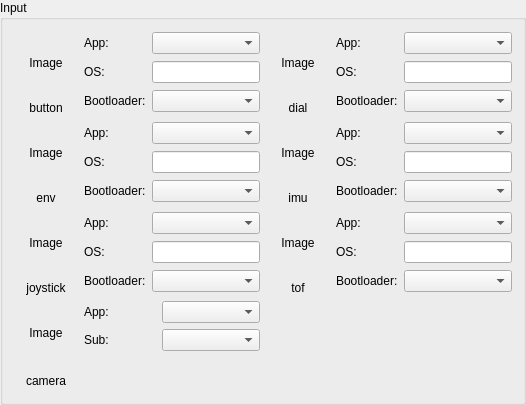
      <widget class="QGroupBox" name="groupBox">
       <property name="title">
        <string>Input</string>
       </property>
       <layout class="QGridLayout" name="gridLayout_2">
        <item row="0" column="0">
         <layout class="QHBoxLayout" name="horizontalLayout_2">
          <item>
           <layout class="QVBoxLayout" name="verticalLayout">
            <item>
             <widget class="QLabel" name="button_image">
              <property name="sizePolicy">
               <sizepolicy hsizetype="Fixed" vsizetype="Fixed">
                <horstretch>0</horstretch>
                <verstretch>0</verstretch>
               </sizepolicy>
              </property>
              <property name="minimumSize">
               <size>
                <width>64</width>
                <height>64</height>
               </size>
              </property>
              <property name="maximumSize">
               <size>
                <width>64</width>
                <height>64</height>
               </size>
              </property>
              <property name="frameShape">
               <enum>QFrame::NoFrame</enum>
              </property>
              <property name="text">
               <string>Image</string>
              </property>
              <property name="alignment">
               <set>Qt::AlignCenter</set>
              </property>
             </widget>
            </item>
            <item>
             <widget class="QLabel" name="label">
              <property name="frameShape">
               <enum>QFrame::NoFrame</enum>
              </property>
              <property name="text">
               <string>button</string>
              </property>
              <property name="alignment">
               <set>Qt::AlignCenter</set>
              </property>
             </widget>
            </item>
           </layout>
          </item>
          <item>
           <layout class="QGridLayout" name="gridLayout">
            <item row="0" column="0">
             <widget class="QLabel" name="label_2">
              <property name="text">
               <string>App:</string>
              </property>
             </widget>
            </item>
            <item row="0" column="1">
             <widget class="QComboBox" name="button_app_combobox"/>
            </item>
            <item row="1" column="0">
             <widget class="QLabel" name="label_3">
              <property name="text">
               <string>OS:</string>
              </property>
             </widget>
            </item>
            <item row="1" column="1">
             <widget class="QLineEdit" name="button_os_text">
              <property name="readOnly">
               <bool>true</bool>
              </property>
             </widget>
            </item>
            <item row="2" column="0">
             <widget class="QLabel" name="label_4">
              <property name="text">
               <string>Bootloader:</string>
              </property>
             </widget>
            </item>
            <item row="2" column="1">
             <widget class="QComboBox" name="button_bootloader_combobox"/>
            </item>
           </layout>
          </item>
         </layout>
        </item>
        <item row="0" column="1">
         <layout class="QHBoxLayout" name="horizontalLayout_4">
          <item>
           <layout class="QVBoxLayout" name="verticalLayout_3">
            <item>
             <widget class="QLabel" name="dial_image">
              <property name="sizePolicy">
               <sizepolicy hsizetype="Fixed" vsizetype="Fixed">
                <horstretch>0</horstretch>
                <verstretch>0</verstretch>
               </sizepolicy>
              </property>
              <property name="minimumSize">
               <size>
                <width>64</width>
                <height>64</height>
               </size>
              </property>
              <property name="maximumSize">
               <size>
                <width>64</width>
                <height>64</height>
               </size>
              </property>
              <property name="frameShape">
               <enum>QFrame::NoFrame</enum>
              </property>
              <property name="text">
               <string>Image</string>
              </property>
              <property name="alignment">
               <set>Qt::AlignCenter</set>
              </property>
             </widget>
            </item>
            <item>
             <widget class="QLabel" name="label_9">
              <property name="frameShape">
               <enum>QFrame::NoFrame</enum>
              </property>
              <property name="text">
               <string>dial</string>
              </property>
              <property name="alignment">
               <set>Qt::AlignCenter</set>
              </property>
             </widget>
            </item>
           </layout>
          </item>
          <item>
           <layout class="QGridLayout" name="gridLayout_3">
            <item row="0" column="0">
             <widget class="QLabel" name="label_10">
              <property name="text">
               <string>App:</string>
              </property>
             </widget>
            </item>
            <item row="0" column="1">
             <widget class="QComboBox" name="dial_app_combobox"/>
            </item>
            <item row="1" column="0">
             <widget class="QLabel" name="label_11">
              <property name="text">
               <string>OS:</string>
              </property>
             </widget>
            </item>
            <item row="1" column="1">
             <widget class="QLineEdit" name="dial_os_text">
              <property name="readOnly">
               <bool>true</bool>
              </property>
             </widget>
            </item>
            <item row="2" column="0">
             <widget class="QLabel" name="label_12">
              <property name="text">
               <string>Bootloader:</string>
              </property>
             </widget>
            </item>
            <item row="2" column="1">
             <widget class="QComboBox" name="dial_bootloader_combobox"/>
            </item>
           </layout>
          </item>
         </layout>
        </item>
        <item row="1" column="0">
         <layout class="QHBoxLayout" name="horizontalLayout_5">
          <item>
           <layout class="QVBoxLayout" name="verticalLayout_4">
            <item>
             <widget class="QLabel" name="env_image">
              <property name="sizePolicy">
               <sizepolicy hsizetype="Fixed" vsizetype="Fixed">
                <horstretch>0</horstretch>
                <verstretch>0</verstretch>
               </sizepolicy>
              </property>
              <property name="minimumSize">
               <size>
                <width>64</width>
                <height>64</height>
               </size>
              </property>
              <property name="maximumSize">
               <size>
                <width>64</width>
                <height>64</height>
               </size>
              </property>
              <property name="frameShape">
               <enum>QFrame::NoFrame</enum>
              </property>
              <property name="text">
               <string>Image</string>
              </property>
              <property name="alignment">
               <set>Qt::AlignCenter</set>
              </property>
             </widget>
            </item>
            <item>
             <widget class="QLabel" name="label_13">
              <property name="frameShape">
               <enum>QFrame::NoFrame</enum>
              </property>
              <property name="text">
               <string>env</string>
              </property>
              <property name="alignment">
               <set>Qt::AlignCenter</set>
              </property>
             </widget>
            </item>
           </layout>
          </item>
          <item>
           <layout class="QGridLayout" name="gridLayout_4">
            <item row="0" column="0">
             <widget class="QLabel" name="label_14">
              <property name="text">
               <string>App:</string>
              </property>
             </widget>
            </item>
            <item row="0" column="1">
             <widget class="QComboBox" name="env_app_combobox"/>
            </item>
            <item row="1" column="0">
             <widget class="QLabel" name="label_15">
              <property name="text">
               <string>OS:</string>
              </property>
             </widget>
            </item>
            <item row="1" column="1">
             <widget class="QLineEdit" name="env_os_text">
              <property name="readOnly">
               <bool>true</bool>
              </property>
             </widget>
            </item>
            <item row="2" column="0">
             <widget class="QLabel" name="label_16">
              <property name="text">
               <string>Bootloader:</string>
              </property>
             </widget>
            </item>
            <item row="2" column="1">
             <widget class="QComboBox" name="env_bootloader_combobox"/>
            </item>
           </layout>
          </item>
         </layout>
        </item>
        <item row="1" column="1">
         <layout class="QHBoxLayout" name="horizontalLayout_6">
          <item>
           <layout class="QVBoxLayout" name="verticalLayout_5">
            <item>
             <widget class="QLabel" name="imu_image">
              <property name="sizePolicy">
               <sizepolicy hsizetype="Fixed" vsizetype="Fixed">
                <horstretch>0</horstretch>
                <verstretch>0</verstretch>
               </sizepolicy>
              </property>
              <property name="minimumSize">
               <size>
                <width>64</width>
                <height>64</height>
               </size>
              </property>
              <property name="maximumSize">
               <size>
                <width>64</width>
                <height>64</height>
               </size>
              </property>
              <property name="frameShape">
               <enum>QFrame::NoFrame</enum>
              </property>
              <property name="text">
               <string>Image</string>
              </property>
              <property name="alignment">
               <set>Qt::AlignCenter</set>
              </property>
             </widget>
            </item>
            <item>
             <widget class="QLabel" name="label_17">
              <property name="frameShape">
               <enum>QFrame::NoFrame</enum>
              </property>
              <property name="text">
               <string>imu</string>
              </property>
              <property name="alignment">
               <set>Qt::AlignCenter</set>
              </property>
             </widget>
            </item>
           </layout>
          </item>
          <item>
           <layout class="QGridLayout" name="gridLayout_5">
            <item row="0" column="0">
             <widget class="QLabel" name="label_18">
              <property name="text">
               <string>App:</string>
              </property>
             </widget>
            </item>
            <item row="0" column="1">
             <widget class="QComboBox" name="imu_app_combobox"/>
            </item>
            <item row="1" column="0">
             <widget class="QLabel" name="label_19">
              <property name="text">
               <string>OS:</string>
              </property>
             </widget>
            </item>
            <item row="1" column="1">
             <widget class="QLineEdit" name="imu_os_text">
              <property name="readOnly">
               <bool>true</bool>
              </property>
             </widget>
            </item>
            <item row="2" column="0">
             <widget class="QLabel" name="label_20">
              <property name="text">
               <string>Bootloader:</string>
              </property>
             </widget>
            </item>
            <item row="2" column="1">
             <widget class="QComboBox" name="imu_bootloader_combobox"/>
            </item>
           </layout>
          </item>
         </layout>
        </item>
        <item row="2" column="0">
         <layout class="QHBoxLayout" name="horizontalLayout_7">
          <item>
           <layout class="QVBoxLayout" name="verticalLayout_6">
            <item>
             <widget class="QLabel" name="joystick_image">
              <property name="sizePolicy">
               <sizepolicy hsizetype="Fixed" vsizetype="Fixed">
                <horstretch>0</horstretch>
                <verstretch>0</verstretch>
               </sizepolicy>
              </property>
              <property name="minimumSize">
               <size>
                <width>64</width>
                <height>64</height>
               </size>
              </property>
              <property name="maximumSize">
               <size>
                <width>64</width>
                <height>64</height>
               </size>
              </property>
              <property name="frameShape">
               <enum>QFrame::NoFrame</enum>
              </property>
              <property name="text">
               <string>Image</string>
              </property>
              <property name="alignment">
               <set>Qt::AlignCenter</set>
              </property>
             </widget>
            </item>
            <item>
             <widget class="QLabel" name="label_21">
              <property name="frameShape">
               <enum>QFrame::NoFrame</enum>
              </property>
              <property name="text">
               <string>joystick</string>
              </property>
              <property name="alignment">
               <set>Qt::AlignCenter</set>
              </property>
             </widget>
            </item>
           </layout>
          </item>
          <item>
           <layout class="QGridLayout" name="gridLayout_6">
            <item row="0" column="0">
             <widget class="QLabel" name="label_22">
              <property name="text">
               <string>App:</string>
              </property>
             </widget>
            </item>
            <item row="0" column="1">
             <widget class="QComboBox" name="joystick_app_combobox"/>
            </item>
            <item row="1" column="0">
             <widget class="QLabel" name="label_23">
              <property name="text">
               <string>OS:</string>
              </property>
             </widget>
            </item>
            <item row="1" column="1">
             <widget class="QLineEdit" name="joystick_os_text">
              <property name="readOnly">
               <bool>true</bool>
              </property>
             </widget>
            </item>
            <item row="2" column="0">
             <widget class="QLabel" name="label_24">
              <property name="text">
               <string>Bootloader:</string>
              </property>
             </widget>
            </item>
            <item row="2" column="1">
             <widget class="QComboBox" name="joystick_bootloader_combobox"/>
            </item>
           </layout>
          </item>
         </layout>
        </item>
        <item row="2" column="1">
         <layout class="QHBoxLayout" name="horizontalLayout_8">
          <item>
           <layout class="QVBoxLayout" name="verticalLayout_7">
            <item>
             <widget class="QLabel" name="tof_image">
              <property name="sizePolicy">
               <sizepolicy hsizetype="Fixed" vsizetype="Fixed">
                <horstretch>0</horstretch>
                <verstretch>0</verstretch>
               </sizepolicy>
              </property>
              <property name="minimumSize">
               <size>
                <width>64</width>
                <height>64</height>
               </size>
              </property>
              <property name="maximumSize">
               <size>
                <width>64</width>
                <height>64</height>
               </size>
              </property>
              <property name="frameShape">
               <enum>QFrame::NoFrame</enum>
              </property>
              <property name="text">
               <string>Image</string>
              </property>
              <property name="alignment">
               <set>Qt::AlignCenter</set>
              </property>
             </widget>
            </item>
            <item>
             <widget class="QLabel" name="label_25">
              <property name="frameShape">
               <enum>QFrame::NoFrame</enum>
              </property>
              <property name="text">
               <string>tof</string>
              </property>
              <property name="alignment">
               <set>Qt::AlignCenter</set>
              </property>
             </widget>
            </item>
           </layout>
          </item>
          <item>
           <layout class="QGridLayout" name="gridLayout_7">
            <item row="0" column="0">
             <widget class="QLabel" name="label_26">
              <property name="text">
               <string>App:</string>
              </property>
             </widget>
            </item>
            <item row="0" column="1">
             <widget class="QComboBox" name="tof_app_combobox"/>
            </item>
            <item row="1" column="0">
             <widget class="QLabel" name="label_27">
              <property name="text">
               <string>OS:</string>
              </property>
             </widget>
            </item>
            <item row="1" column="1">
             <widget class="QLineEdit" name="tof_os_text">
              <property name="readOnly">
               <bool>true</bool>
              </property>
             </widget>
            </item>
            <item row="2" column="0">
             <widget class="QLabel" name="label_28">
              <property name="text">
               <string>Bootloader:</string>
              </property>
             </widget>
            </item>
            <item row="2" column="1">
             <widget class="QComboBox" name="tof_bootloader_combobox"/>
            </item>
           </layout>
          </item>
         </layout>
        </item>
        <item row="3" column="0">
         <layout class="QHBoxLayout" name="horizontalLayout_13">
          <item>
           <layout class="QVBoxLayout" name="verticalLayout_14">
            <item>
             <widget class="QLabel" name="camera_image">
              <property name="sizePolicy">
               <sizepolicy hsizetype="Fixed" vsizetype="Fixed">
                <horstretch>0</horstretch>
                <verstretch>0</verstretch>
               </sizepolicy>
              </property>
              <property name="minimumSize">
               <size>
                <width>64</width>
                <height>64</height>
               </size>
              </property>
              <property name="maximumSize">
               <size>
                <width>64</width>
                <height>64</height>
               </size>
              </property>
              <property name="frameShape">
               <enum>QFrame::NoFrame</enum>
              </property>
              <property name="text">
               <string>Image</string>
              </property>
              <property name="alignment">
               <set>Qt::AlignCenter</set>
              </property>
             </widget>
            </item>
            <item>
             <widget class="QLabel" name="label_53">
              <property name="frameShape">
               <enum>QFrame::NoFrame</enum>
              </property>
              <property name="text">
               <string>camera</string>
              </property>
              <property name="alignment">
               <set>Qt::AlignCenter</set>
              </property>
             </widget>
            </item>
           </layout>
          </item>
          <item>
           <layout class="QGridLayout" name="gridLayout_12">
            <item row="1" column="1">
             <widget class="QComboBox" name="camera_sub_combobox">
              <property name="sizePolicy">
               <sizepolicy hsizetype="Expanding" vsizetype="Fixed">
                <horstretch>0</horstretch>
                <verstretch>0</verstretch>
               </sizepolicy>
              </property>
             </widget>
            </item>
            <item row="0" column="0">
             <widget class="QLabel" name="label_60">
              <property name="minimumSize">
               <size>
                <width>72</width>
                <height>0</height>
               </size>
              </property>
              <property name="text">
               <string>App:</string>
              </property>
             </widget>
            </item>
            <item row="1" column="0">
             <widget class="QLabel" name="label_62">
              <property name="text">
               <string>Sub:</string>
              </property>
             </widget>
            </item>
            <item row="0" column="1">
             <widget class="QComboBox" name="camera_app_combobox">
              <property name="sizePolicy">
               <sizepolicy hsizetype="Expanding" vsizetype="Fixed">
                <horstretch>0</horstretch>
                <verstretch>0</verstretch>
               </sizepolicy>
              </property>
             </widget>
            </item>
            <item row="2" column="1">
             <spacer name="verticalSpacer">
              <property name="orientation">
               <enum>Qt::Vertical</enum>
              </property>
              <property name="sizeHint" stdset="0">
               <size>
                <width>20</width>
                <height>40</height>
               </size>
              </property>
             </spacer>
            </item>
           </layout>
          </item>
         </layout>
        </item>
       </layout>
      </widget>
